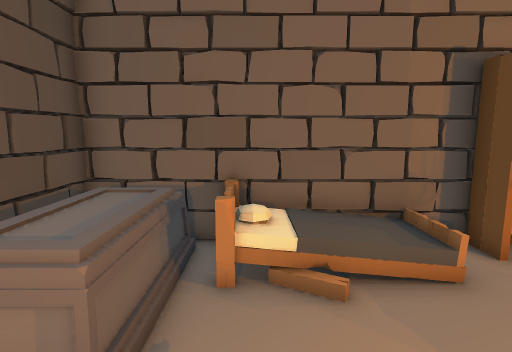
View 1 (above)

15 first-person views from a walk through a scene from a Unity 3-D project. The camera is 1.4 m above the floor, tilts 8° down and sees 80° across. The floor is counted in squares, 0.5 m on a side. Each view is taken from the middle of a square. On the plan, view 1 faces up. The plan holds only what a view shows up to about 20 squares ahead; the rest is blank. The place goes on beyond the plan. The player character is not drawn.

View 2
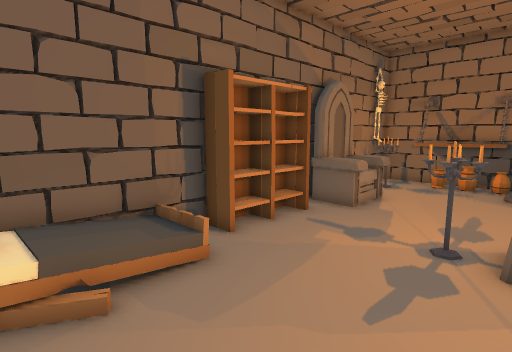

View 3
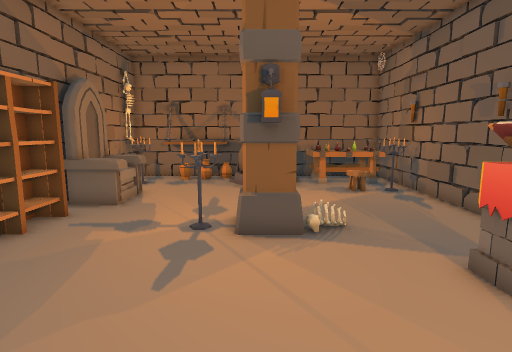

View 4
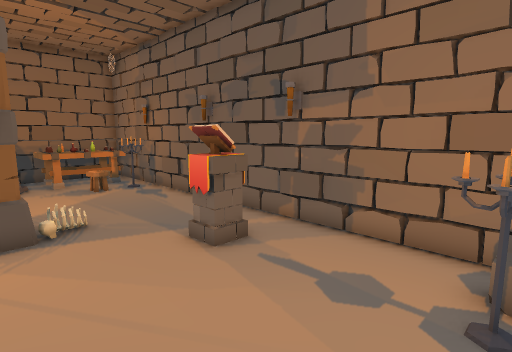

View 5
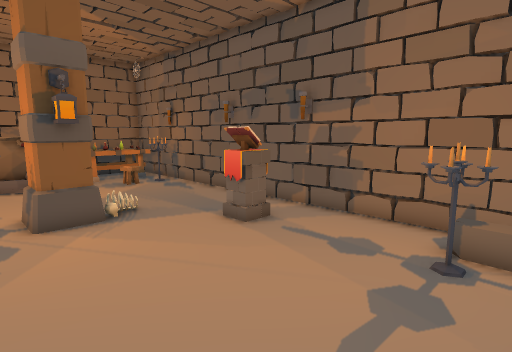

View 6
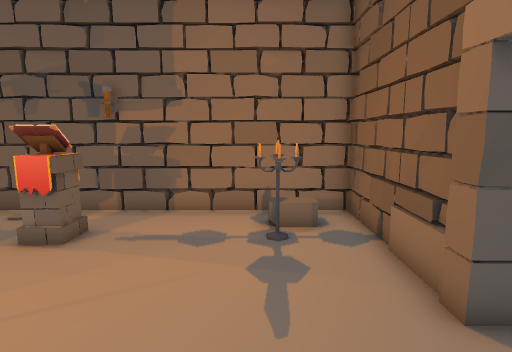

View 7
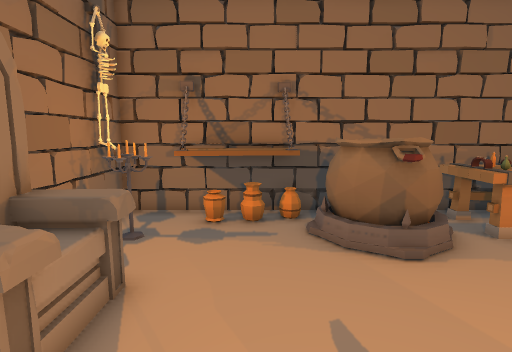

View 8
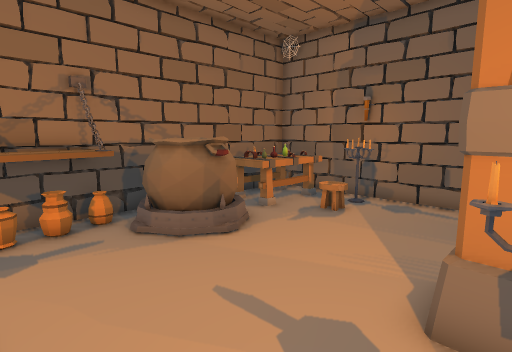

View 9
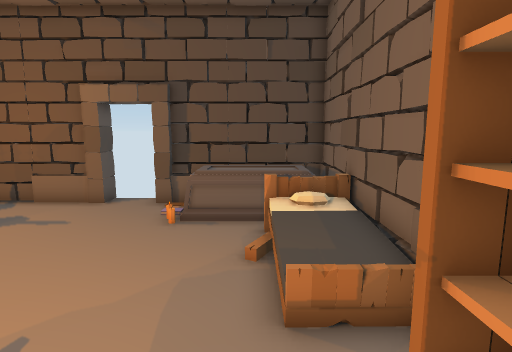

View 10
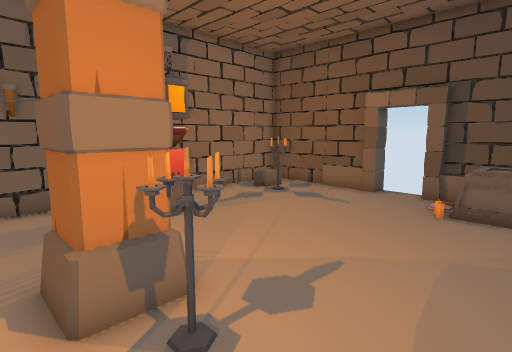

View 11
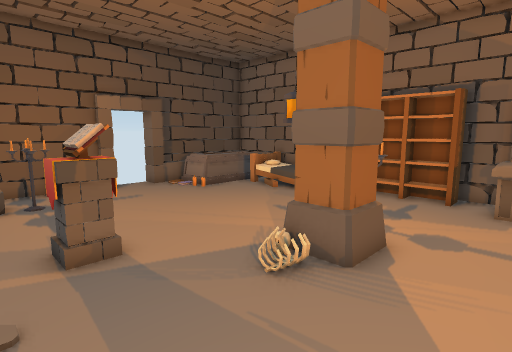

View 12
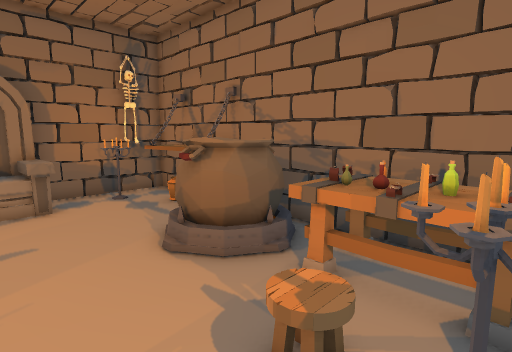

View 13
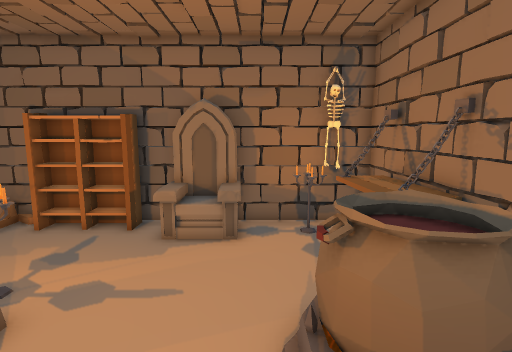

View 14
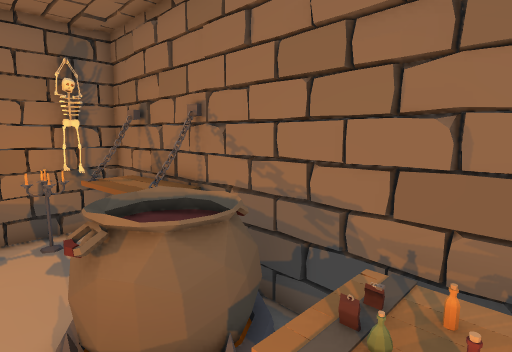

View 15
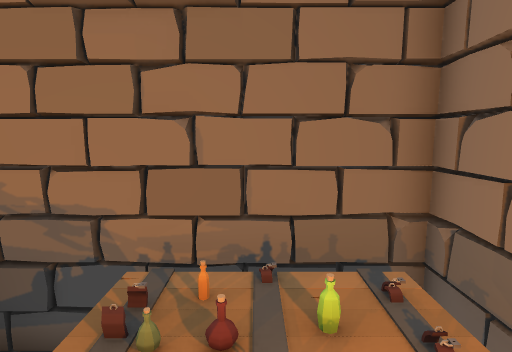

### Floor plan
Points are (right, up) in squares from view 1. A wall is a line through its corners. A room is listed if a view was taken in it or the views show most of it. See-through windows are left out.
Room 1 (views 1, 2, 3, 4, 5, 6, 7, 8, 9, 10, 11, 12, 13, 14, 15)
walls: (7.2, 6.8) (6.4, 6.8); (9, 7.4) (7.4, 7.4); (11.5, 7.7) (9.2, 7.7) (9.2, 6.4) (5.4, 6.4) (5.4, 7.7) (-4.3, 7.7) (-4.4, 1.6); (-4, 2.4) (-4.1, 1) (-5.1, 1); (-4.4, -1.8) (-4.4, -7.8) (18.8, -7.8) (18.8, 7.7) (13.1, 7.7); (-5.2, -1.1) (-4.1, -1.1) (-4.1, -1.9); (16.9, 7.4) (16.6, 8); (17.5, 7.6) (17.3, 8); (-3.4, 8) (-3.5, 7.6)
low walls: (8.8, 6.9) (7.4, 6.8); (10.3, 8) (9.9, 7.7); (1.9, -7.7) (2.2, -8)
objects: other object (-4, 3) to (-2, 7); other object (-2, -6) to (-1, -4); other object (-1, 5); other object (4, -7); other object (4, -6) to (5, -4); column (7, -1) to (9, 0); other object (7, 1) to (8, 2); other object (8, -2); other object (9, -7); throne (11, 5) to (13, 7); other object (13, -7) to (14, -6); pot (15, -2) to (18, 1); other object (15, 6) to (17, 7); table (16, -7) to (18, -3); bottle (17, -6); bottle (17, -5); bottle (17, -4); other object (17, 2) to (18, 5)

Positions as (right, up) in squares from view 1, and headings:
1: (0, 0), facing up
2: (0, 0), facing up-right
3: (-1, 0), facing right
4: (-2, 0), facing down-right
5: (-3, 2), facing down-right
6: (-1, 3), facing down
7: (8, 3), facing right
8: (8, 5), facing down-right
9: (8, 5), facing left
10: (10, 5), facing down-left
11: (12, -7), facing up-left
12: (11, -7), facing up-right
13: (14, -5), facing up
14: (14, -5), facing up-right
15: (14, -5), facing right
